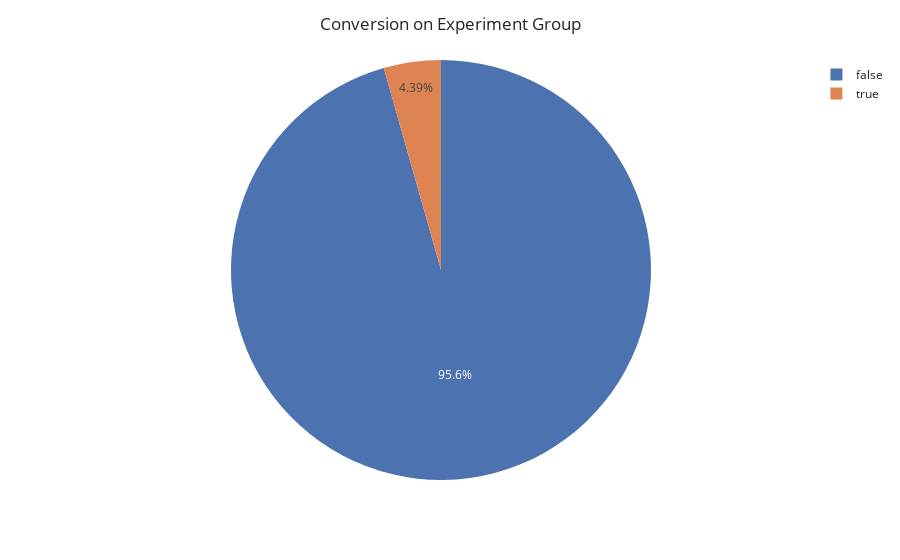

This figure's notebook cell:
### Code cell
experiment_sample_count = experiment_sample['converted'].value_counts()
num_of_conversion_idx_exp = experiment_sample_count.index 
proportion_experiment = pd.DataFrame()
proportion_experiment['category'] = num_of_conversion_idx_exp
proportion_experiment['count'] = experiment_sample_count
proportion_experiment
viz_treat = px.pie(proportion_experiment,values='count',names='category',template='seaborn')
viz_treat.update_layout(title='Conversion on Experiment Group')

### Figure 1 — Plotly figure (JSON) as saved in the notebook; plotly's stock layout.template omitted (floating-point values rounded to 4 significant figures)
{"data": [{"domain": {"x": [0, 1], "y": [0, 1]}, "hovertemplate": "category=%{label}<br>count=%{value}<extra></extra>", "labels": [false, true], "legendgroup": "", "name": "", "showlegend": true, "type": "pie", "values": [479, 22]}], "layout": {"legend": {"tracegroupgap": 0}, "margin": {"t": 60}, "title": {"text": "Conversion on Experiment Group"}}}
